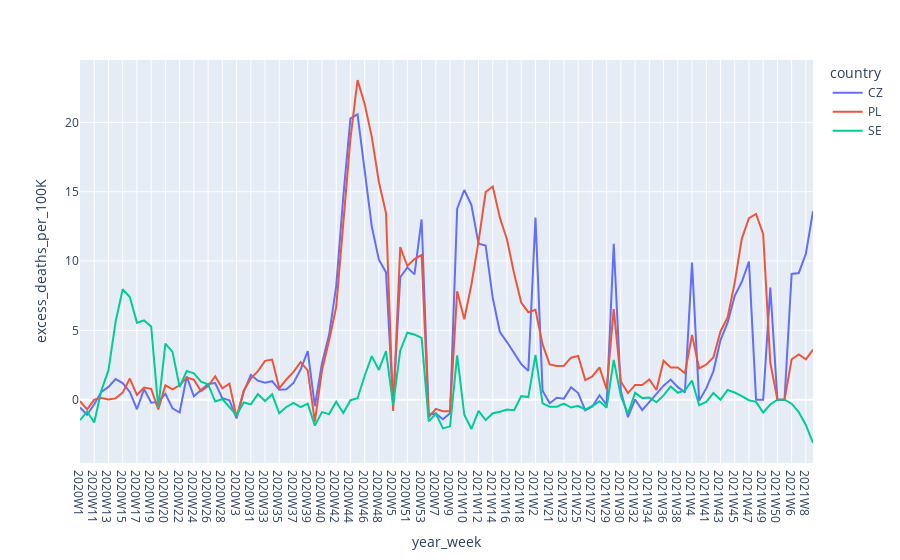

This figure's notebook cell:
### Code cell
fig = px.line(country_merged[pd.notnull(country_merged['excess_deaths_per_100K'])],
              x='year_week', y='excess_deaths_per_100K', color='country')
fig.show()
